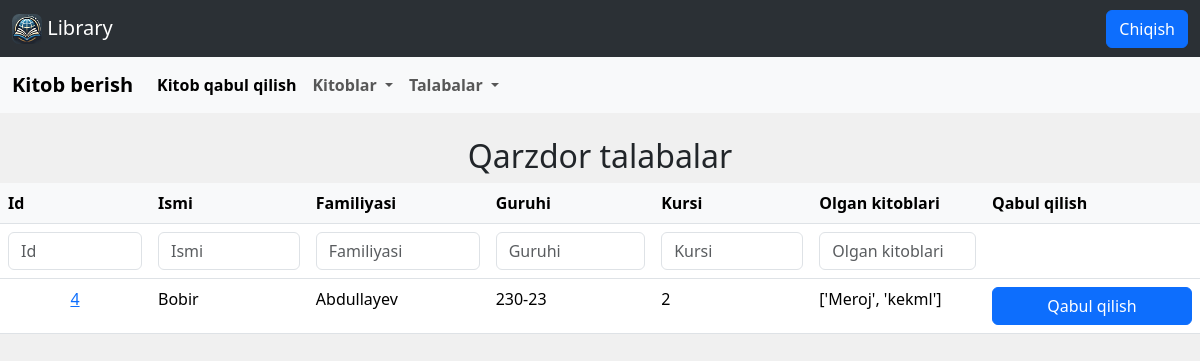
Page /take_book/ on the earlier database version.
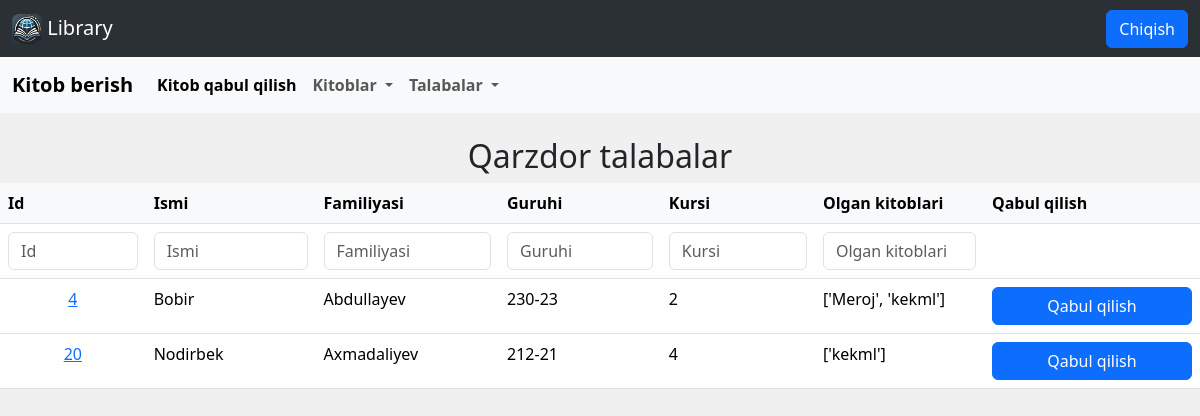
Same page on the later database version.
### pupils/models.py (models this page shows, shortened)
class Pupil(models.Model):
    id = models.BigAutoField(primary_key = True)
    first_name = models.CharField(max_length=20, null=False, blank=False)
    last_name = models.CharField(max_length=20, null=False, blank=False)
    group = models.CharField(max_length=15, null=False, blank=False)
    course = models.PositiveIntegerField(
        validators=[
            MinValueValidator(1),
            MaxValueValidator(8)
        ],
        null=True,
        blank=True
    )
    books = models.JSONField(blank=True, default=list)

### take_book/views.py (the view)
# urls.py: path('', views.HomePageView.as_view(), name = 'give_book'),
class HomePageView(ListView):
    model = Pupil
    template_name = 'take_book/home.html'
    def get_queryset(self):
        queryset = Pupil.objects.all()
        id_q = self.request.GET.get("id", "").strip()
        first_name_q = self.request.GET.get("first_name", "").strip()
        last_name_q = self.request.GET.get("last_name", "").strip()
        group_q = self.request.GET.get("group", "").strip()
        course_q = self.request.GET.get("course", "").strip()
        books_q = self.request.GET.get("books", "").strip()
        if id_q:
            queryset = queryset.filter(id__icontains=id_q)
        if first_name_q:
            queryset = queryset.filter(first_name__icontains=first_name_q)
        if last_name_q:
            queryset = queryset.filter(last_name__icontains=last_name_q)
        if group_q:
            queryset = queryset.filter(group__icontains=group_q)
        if course_q:
            queryset = queryset.filter(course__icontains=course_q)
        if books_q:
            queryset = queryset.filter(books__icontains=books_q)
        return queryset
    def render_to_response(self, context, **response_kwargs):
        if self.request.headers.get("X-Requested-With") == "XMLHttpRequest":
            return render(self.request, "take_book/home.html", context)
        return super().render_to_response(context, **response_kwargs)

### templates/take_book/home.html (shortened to what this page needs)
{% extends 'base.html' %}
{% block content %}
<div class="container mt-4">
    <div class="d-flex justify-content-between align-items-center">
        <h2 class="text-center flex-grow-1">Qarzdor talabalar</h2>
    </div>
</div>
<form id="search-form">
    <table class="table">
        <thead>
            <tr>
                <th style="position: sticky; top: 0; background-color: #f8f9fa; z-index: 10;">Id</th>
                <th style="position: sticky; top: 0; background-color: #f8f9fa; z-index: 10;">Ismi</th>
                <th style="position: sticky; top: 0; background-color: #f8f9fa; z-index: 10;">Familiyasi</th>
                <th style="position: sticky; top: 0; background-color: #f8f9fa; z-index: 10;">Guruhi</th>
                <th style="position: sticky; top: 0; background-color: #f8f9fa; z-index: 10;">Kursi</th>
                <th style="position: sticky; top: 0; background-color: #f8f9fa; z-index: 10;">Olgan kitoblari</th>
                <th style="position: sticky; top: 0; background-color: #f8f9fa; z-index: 10;">Qabul qilish</th>
            </tr>
            <tr>
                <td><input type="text" name="id" class="form-control search-input" placeholder="Id" ></td>
                <td><input type="text" name="first_name" class="form-control search-input" placeholder="Ismi" ></td>
                <td><input type="text" name="last_name" class="form-control search-input" placeholder="Familiyasi" ></td>
                <td><input type="text" name="group" class="form-control search-input" placeholder="Guruhi" ></td>
                <td><input type="text" name="course" class="form-control search-input" placeholder="Kursi" ></td>
                <td><input type="text" name="books" class="form-control search-input" placeholder="Olgan kitoblari" ></td>
                <td></td>
            </tr>
        </thead>
        <tbody>
            {% for pupil in object_list %}
            {% if pupil.books %}
            <tr>
                <td style="text-align: center;"><a href="{% url 'pupil_detail' pupil.pk %}">{{ pupil.id }}</a></td>
                <td>{{ pupil.first_name }}</td>
                <td>{{ pupil.last_name }}</td>
                <td>{{ pupil.group }}</td>
                <td>{{ pupil.course }}</td>
                <td>{{ pupil.books }}</td>
                <td>
                    <button type="button" class="btn btn-primary" data-bs-toggle="modal" data-bs-target="#bookModal{{ pupil.pk }}" style="width: 200px;">
                        Qabul qilish
                    </button>
                </td>
            </tr>
            {% endif%}
            {% empty %}
                <tr>
                    <td colspan="7" class="text-center">Hech qanday natija topilmadi</td>
                </tr>
            {% endfor %}
    </tbody>
    </table>
</form>
{% endblock %}

Differences in the rows shown:
now on this page (row edited): Pupil: id "20", first_name "Nodirbek", last_name "Axmadaliyev", group "212-21", course "4", books "['kekml']"
